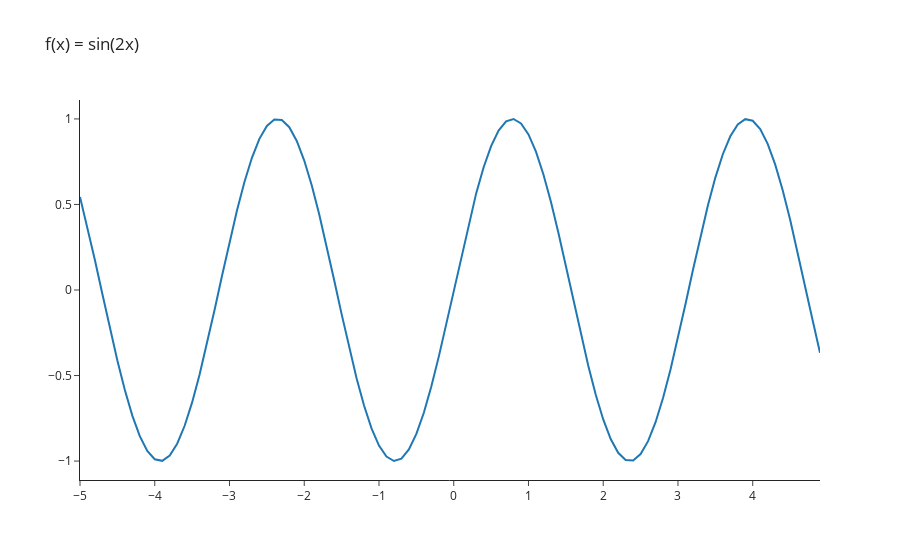
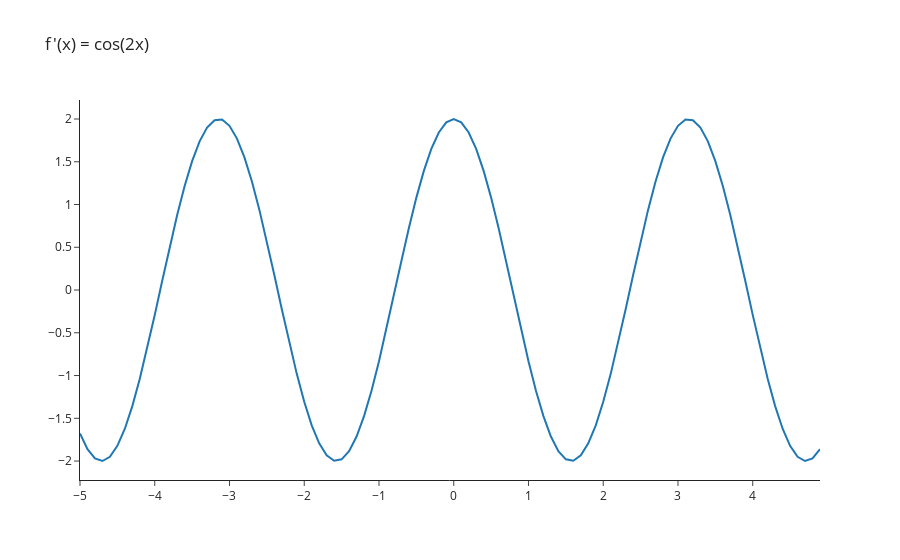

Notebook code for these charts, in order:
### Code cell
def f(x):
    return math.sin(2 * x)


def d_f(x):
    return 2 * math.cos(2 * x)


plot_function("f(x) = sin(2x)", f)
plot_function("f'(x) = cos(2x)", d_f)
